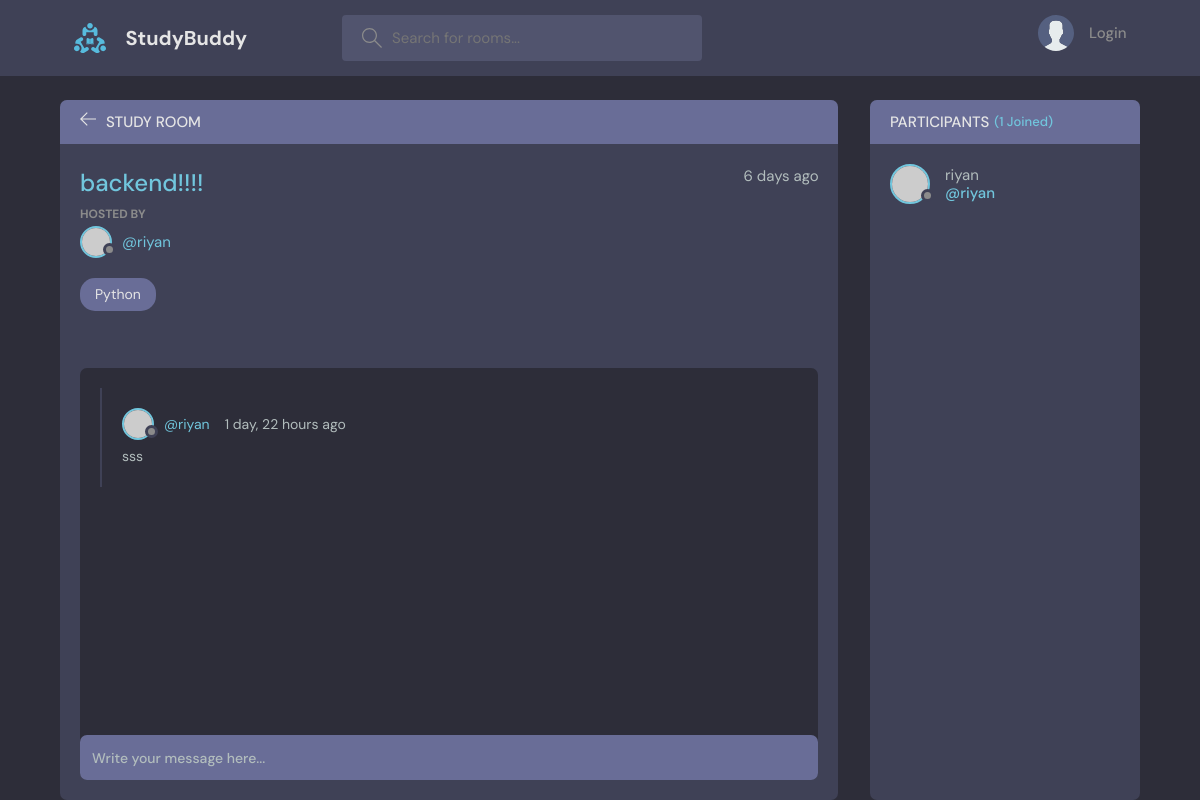
/room/8/, run on an earlier commit of the app's database.
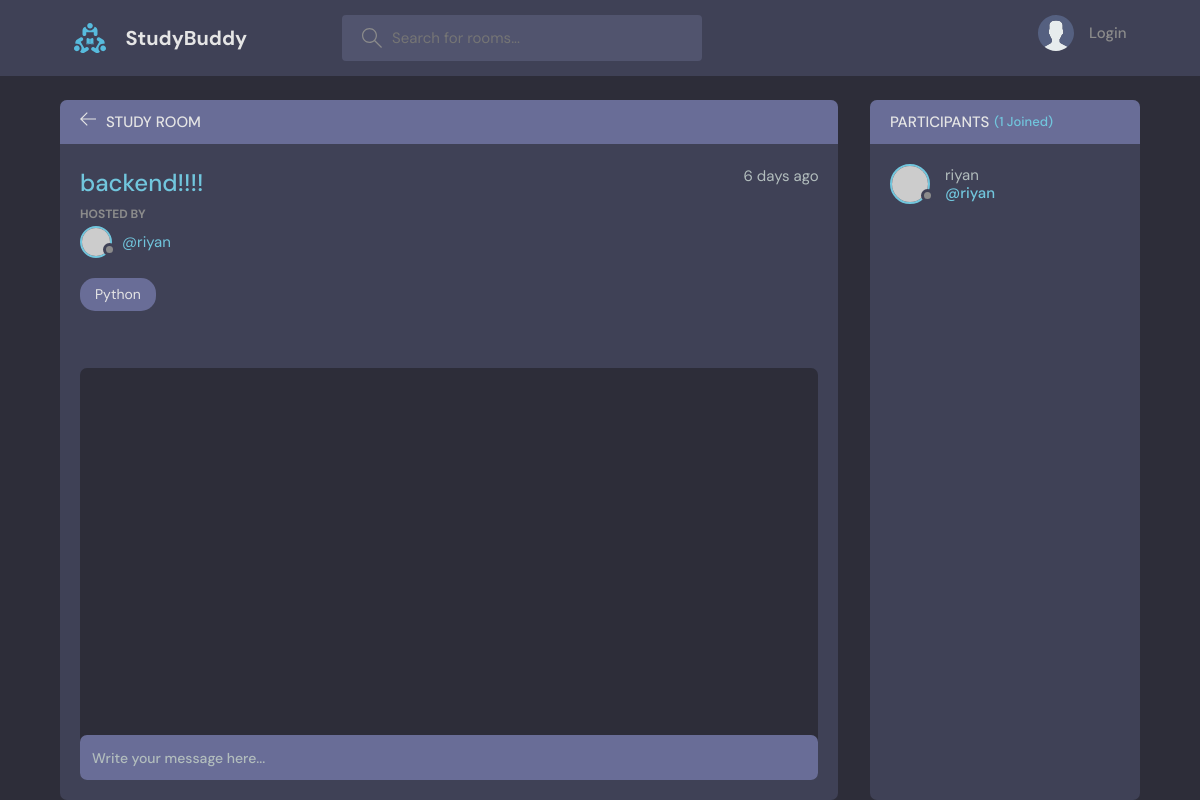
And on a later commit of the database.
### base/models.py (models this page shows, shortened)
class Message(models.Model):
    user = models.ForeignKey(User, on_delete=models.CASCADE)
    room = models.ForeignKey(Room, on_delete=models.CASCADE)
    body = models.TextField()
    updated = models.DateTimeField(auto_now=True)
    created = models.DateTimeField(auto_now_add=True)
    class Meta:
        ordering = ['-updated', '-created']

### base/views.py (the view, shortened to what this page needs)
# urls.py: path("room/<str:pk>/", views.room, name="room"),
def room(request, pk):
    room = Room.objects.get(id=pk)
    room_messages = room.message_set.all()
    participants = room.participants.all()
    context = {'room': room, 'room_messages': room_messages,
               'participants': participants}
    return render(request, 'base/room.html', context)

### base/models.py (called while the page is built)
    def __str__(self):
        return self.name

### base/templates/base/room.html (shortened to what this page needs)
{% extends 'main.html' %} {% block content %}
<main class="profile-page layout layout--2">
  <div class="container">
    <div class="room">
      <div class="room__top">
        <div class="room__topLeft">
          <a href="{% url 'home' %}">
            <svg
              version="1.1"
              xmlns="http://www.w3.org/2000/svg"
              width="32"
              height="32"
              viewBox="0 0 32 32"
            >
              <title>arrow-left</title>
              <path
                d="M13.723 2.286l-13.723 13.714 13.719 13.714 1.616-1.611-10.96-10.96h27.625v-2.286h-27.625l10.965-10.965-1.616-1.607z"
              ></path>
            </svg>
          </a>
          <h3>Study Room</h3>
        </div>
      </div>
      <div class="room__box scroll">
        <div class="room__header scroll">
          <div class="room__info">
            <h3>{{ room.name }}</h3>
            <span>{{ room.created | timesince }} ago</span>
          </div>
          <div class="room__hosted">
            <p>Hosted By</p>
            <a
              href="{% url 'user-profile' room.host.id %}"
              class="room__author"
            >
              <div class="avatar avatar--small">
                <img src="https://randomuser.me/api/portraits/men/37.jpg" />
              </div>
              <span>@{{ room.host.username }}</span>
            </a>
          </div>
          <span class="room__topics">{{ room.topic }}</span>
        </div>
        <div class="room__conversation">
          <div class="threads scroll">
            {% for message in room_messages %}
            <div class="thread">
              <div class="thread__top">
                <div class="thread__author">
                  <a
                    href="{% url 'user-profile' message.user.id %}"
                    class="thread__authorInfo"
                  >
                    <div class="avatar avatar--small">
                      <img
                        src="https://randomuser.me/api/portraits/men/37.jpg"
                      />
                    </div>
                    <span>@{{ message.user.username }}</span>
                  </a>
                  <span class="thread__date"
                    >{{ message.created | timesince}} ago</span
                  >
                </div>
              </div>
              <div class="thread__details">{{ message.body }}</div>
            </div>
            {% endfor %}
          </div>
        </div>
      </div>
      <div class="room__message">
        <form action="#">
          <input name="" placeholder="Write your message here..." />
        </form>
      </div>
    </div>
    <div class="participants">
      <h3 class="participants__top">
        Participants <span>({{ participants.count }} Joined)</span>
      </h3>
      <div class="participants__list scroll">
        {% for user in participants %}
        <a href="{% url 'user-profile' user.id %}" class="participant">
          <div class="avatar avatar--medium">
            <img src="https://randomuser.me/api/portraits/men/37.jpg" />
          </div>
          <p>
            {{ user.username }}
            <span>@{{ user.username }}</span>
          </p>
        </a>
        {% endfor %}
      </div>
    </div>
  </div>
</main>
{% endblock content %}

What changed in the data, as far as the page shows it:
removed Message: user.username "riyan", created "1 day, 22 hours", body "sss"
